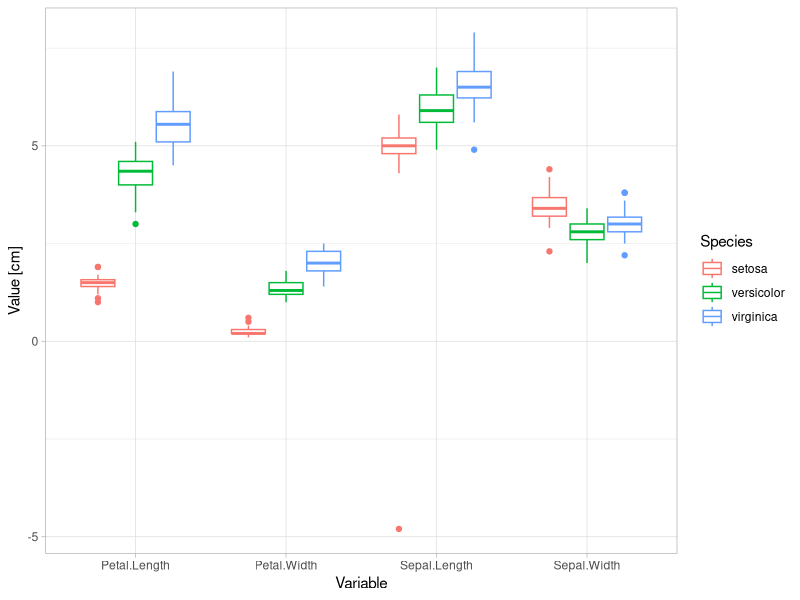
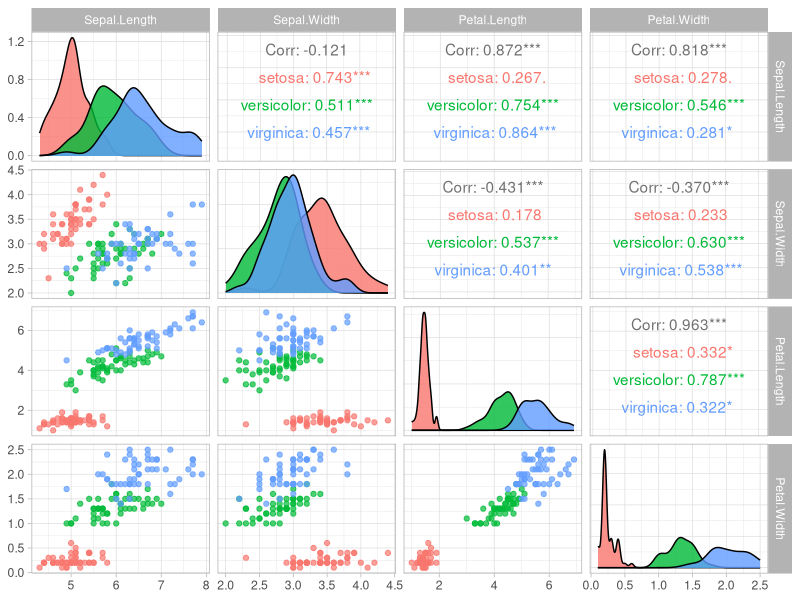
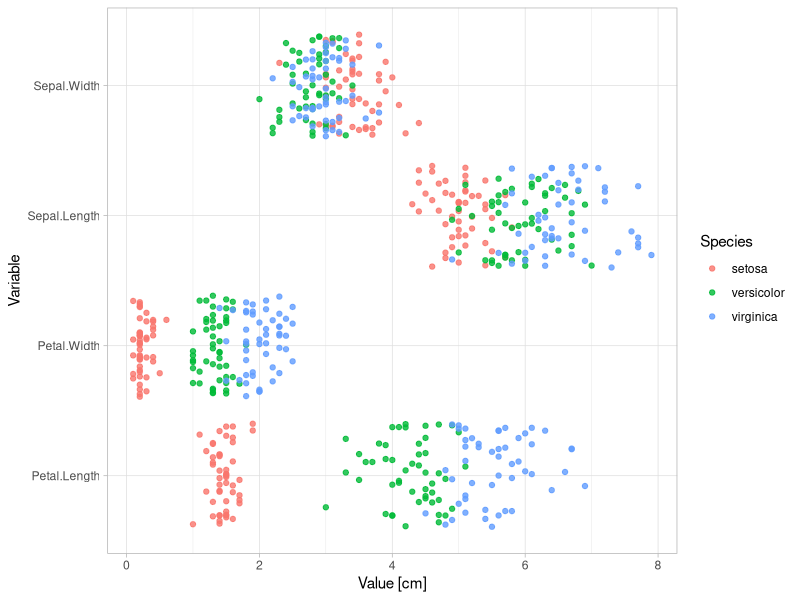

R code for these plots, in order: (Note: this script raises an error after producing the figures.)
## ---- chunk 1
startTime = Sys.time()
## ---- chunk 2
library("MASS")
library("e1071")
library("tidyr")
library("caret")
library("GGally")
library("ggplot2")
library("doParallel")
## ---- chunk 3
# save session info
writeLines(capture.output(sessionInfo()), "sessionInfo.txt")
## ---- chunk 4
data = read.csv("data/C4L_Academy-Data_Science_Graduate-IRISES_dataset_(2019-06).csv", sep = "|")
data$Petal.Width[133] = "2.2"
data$Petal.Width = as.numeric(as.character(data$Petal.Width))
## ---- chunk 5
str(data)
## ---- chunk 6
levels(data$Species)
table(data$Species)
## ---- chunk 7
apply(data[1:4], 2, function(x) any(is.na(x)))
sum(is.na(data$Sepal.Width))
which(is.na(data$Sepal.Width))
data$Sepal.Width[82] = round(mean(data$Sepal.Width[data$Species == "versicolor"], na.rm = TRUE), 1)
## ---- chunk 8
data_long = gather(data, "variable", "value", 1:4)
ggplot(data_long, aes(x = variable, y = value)) + 
  geom_boxplot(aes(colour = Species)) +
  xlab("Variable") +
  ylab("Value [cm]") +
  labs(colour = "Species") +
  theme_light()
## ---- chunk 9
data$Sepal.Length[data$Sepal.Length == -4.8] = abs(-4.8)
data_long$value[data_long$value == -4.8] = abs(-4.8)
## ---- chunk 10
sum(duplicated(data[1:4]))
## ---- chunk 11
ggpairs(data, mapping = aes(color = Species),
        diag = list(continuous = wrap("densityDiag", alpha = 0.8)),
        lower = list(continuous = wrap("points", alpha = 0.7)),
        columns = c("Sepal.Length", "Sepal.Width", "Petal.Length", "Petal.Width")) +
  theme_light()
## ---- chunk 12
aggregate(. ~ Species, data = data, mean)
## ---- chunk 13
ggplot(data_long, aes(value, variable)) +
  geom_jitter(aes(colour = Species), width = 0, alpha = 0.8) +
  xlab("Value [cm]") +
  ylab("Variable") +
  labs(colour = "Species") +
  theme_light()
## ---- chunk 14
# defined random seed for repeatability of results
set.seed(1)

trainIndex = createDataPartition(data$Species, p = 0.8, list = FALSE)
train = data[trainIndex, ]
test = data[-trainIndex, ]
## ---- chunk 15
set.seed(1)
seeds = vector(mode = "list", length = 101) # length = number * repeats + 1
for(i in 1:101) seeds[[i]] = sample.int(n = 1000, 6)

# 10x crossvalidation 10-fold
fitControl = trainControl(method = "repeatedcv", 
                          number = 10, 
                          repeats = 10, 
                          seeds = seeds)

# parallel training
n_cores = detectCores() - 1
cl = makePSOCKcluster(n_cores)
registerDoParallel(cl)

# models
SVM_mdl = train(Species ~ ., data = train, 
                method = "svmLinear2", 
                trControl = fitControl,
                metric = "Accuracy")

RF_mdl = train(Species ~ ., data = train,
               method = "ranger",
               trControl = fitControl,
               metric = "Accuracy")

LDA_mdl = train(Species ~ ., data = train,
                method = "lda2",
                trControl = fitControl,
                metric = "Accuracy")

stopCluster(cl)
## ---- chunk 16
resamps = resamples(list(SVM = SVM_mdl, RF = RF_mdl, LDA = LDA_mdl))
ggplot(resamps, metric = "Accuracy", conf.level = 0.99) +
  xlab("Model") +
  ylab("Accuracy") +
  labs(title = "Classification efficiency", subtitle = "Confidence interval: 0,99") +
  theme_light()
## ---- chunk 17
# save best model
saveRDS(LDA_mdl, "model_LDA.rds")
## ---- chunk 18
pred = predict(LDA_mdl, test)
confusionMatrix(pred, test$Species)
## ---- chunk 19
imps = data.frame(varImp(LDA_mdl)$importance)
imps$variable = rownames(imps)
imps = gather(imps, "species", "importance", 1:3)

ggplot(imps, aes(x = reorder(variable, importance), y = importance)) +
  geom_col(width = 0.01, fill = "black") +
  geom_point() +
  coord_flip() +
  facet_wrap(. ~ species) +
  xlab("Variable") +
  ylab("Importance") +
  labs(subtitle = "Linear Discriminant Analysis") +
  theme_light()
